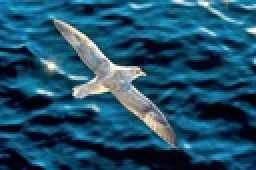
%> input picture assignment2/1/data/bird.jpg, 128 x 85 px, shrunk from 1100 x 732 before the run (shown 2 times larger); the run also reads 1 picture not shown here
$ octave myMainScript.m   (GNU Octave 9; MATLAB toolbox functions it lacks are replaced by stand-ins)
%> lines starting %> are read from the running program, lines starting %| are printed output that depends on the picture; in (x1, y1, x2, y2) boxes, pixels count from 0 and x2, y2 are one past the last pixel; in counts of white or black regions, pixels touching at a corner belong together; the program's own positions count from 1
### assignment2/1/code/myMaskGenerator.m
function outMask = myMaskGenerator(inputImg)

inpSize = size(inputImg);
outMask = im2double(inputImg(:,:,1)*0);

whichImg=1;
subImgInd = [1 inpSize(1) ; 1 inpSize(2) ; 1 inpSize(3)];

%% Distinguish by Colour and Correlation

if(inpSize(1)<300)
    whichImg = 0;
    len1 = uint16(inpSize(2) / 3) ;
    len2 = uint16(inpSize(2) / 3) ;
    wth1 = uint16(inpSize(1) / 5) ;
    wth2 = uint16(inpSize(1) / 6) ;
else
    len1 = uint16(inpSize(2) / 5) ;
    len2 = uint16(inpSize(2) / 3.5) ;
    wth1 = uint16(inpSize(1) / 9) ;
    wth2 = uint16(inpSize(1) / 9) ;
end

subImgInd(1,:) = [wth1 (inpSize(1)-wth2)];
subImgInd(2,:) = [len1 (inpSize(2)-len2)];
subImg =inputImg(subImgInd(1,1):subImgInd(1,2), ...
                 subImgInd(2,1):subImgInd(2,2), ...
                 subImgInd(3,1):subImgInd(3,2));

%% Distinguish by Location

if(whichImg == 1)
    subImg = im2double(subImg);
    subImg = subImg./255 ;

    ssImg = subImg(:,:,1).*subImg(:,:,1) + ...
            subImg(:,:,2).*subImg(:,:,2) + ...
            subImg(:,:,3).*subImg(:,:,3)*0;

    ssImg = ssImg > 0.000013;
    comb = 25;
    nnbr=4;
else
    subImg = im2double(subImg);
    subImg = subImg / 255 ;

    ssImg = subImg(:,:,1).*subImg(:,:,1) + ...
            subImg(:,:,2).*subImg(:,:,2)*0 + ...
            subImg(:,:,3).*subImg(:,:,3);
    ssImg = ssImg > 0.0000158;
    comb = 30;
    nnbr = 4;
end

ssImg = reshape(ssImg,[(subImgInd(1,2)-subImgInd(1,1) + 1), ...
                        (subImgInd(2,2)-subImgInd(2,1) + 1)]);

ssSize = size(ssImg);

%% Fill up Empty Spaces

% Change 20 to 5 for faster output
for t=1:20
    ssImg2 = ssImg*0;
    for r=1:ssSize(1)
        for c=1:ssSize(2)
            if(ssImg(r,c) == 0)

                r1 = max(r-comb,1);
                r2 = min(r+comb,ssSize(1));
                c1 = max(c-comb,1);
                c2 = min(c+comb,ssSize(2));

                r11 = max(r-1,1);
                r22 = min(r+1,ssSize(1));
                c11 = max(c-1,1);
                c22 = min(c+1,ssSize(2));

                subMat = ssImg(r11:r22,c11:c22);
                nbr = sum(subMat(:));
                med = mode(subMat(:));
                if(nbr > nnbr | med == 1)
                    ssImg2(r,c) = 1;
                else
                    closT = max(max(ssImg(r1:r,c))) + ...
                    max(max(ssImg(r:r2,c))) + ...
                    max(max(ssImg(r,c1:c))) + ...
                    max(max(ssImg(r,c:c2))) ;
                    if(closT==4)
                        ssImg2(r,c) = 1;
                    end
                end
            end
        end
    end
    ssImg = ssImg + ssImg2;
end


if(whichImg == 1)
    comb = 80;
    ssImg2 = ssImg*0;
    for r=1:ssSize(1)
        for c=(430-len1):ssSize(2)
            if(ssImg(r,c) == 0)
                r1 = max(r-comb,1);
                r2 = min(r+comb,ssSize(1));
                c1 = max(c-comb,1);
                c2 = min(c+comb,ssSize(2));

                closT = max(max(ssImg(r1:r,c))) + ...
                max(max(ssImg(r:r2,c))) + ...
                max(max(ssImg(r,c1:c))) + ...
                max(max(ssImg(r,c:c2))) ;
                if(closT==4)
                    ssImg2(r,c) = 1;
                end
            end
        end
    end
    ssImg = ssImg + ssImg2;
end

outMask(subImgInd(1,1):subImgInd(1,2), ...
             subImgInd(2,1):subImgInd(2,2)) = ssImg;

myNumOfColors = 200;
myColorScale = [ [0:1/(myNumOfColors-1):1]' , ...
[0:1/(myNumOfColors-1):1]', [0:1/(myNumOfColors-1):1]' ];

f1=figure('visible','Off');
imagesc(outMask);
colormap (myColorScale);
colormap jet;
daspect ([1 1 1]);
axis tight;
colorbar;
saveas(f1,'Mask','jpeg');

f2=figure('visible','Off');
imagesc(uint8(outMask).*inputImg);
colormap (myColorScale);
colormap jet;
daspect ([1 1 1]);
axis tight;
colorbar;
saveas(f2,'Foreground','jpeg');

outMask1 = outMask + 1;
outMask1(outMask1==2) = 0;

f3=figure('visible','Off');
imagesc(uint8(outMask1).*inputImg);
colormap (myColorScale);
colormap jet;
daspect ([1 1 1]);
axis tight;
colorbar;
saveas(f3,'Background','jpeg');


figure('Name','Q1(a)');
colormap (myColorScale);
colormap jet;
daspect ([1 1 1]);
axis tight;
colorbar;
montage({imread('Mask.jpg') , ...
    imread('Foreground.jpg') , ...
    imread('Background.jpg')})

end

### assignment2/1/code/mySpatiallyVaryingKernel.m
function outImg = mySpatiallyVaryingKernel(inpImage, inpMask,dThres)

inpImage = double(inpImage);
inpImage = inpImage / 255;

inpSize = size(inpMask);
dThres = uint16(dThres);

gridX = double( [-1*double(dThres) : 1 : double(dThres)]);
gridX = gridX .* gridX;

gridr = double(zeros(1,2*dThres+1)) + 1;
gridc = double(zeros(2*dThres+1,1)) + 1;

distRef = sqrt((gridX' * gridr) + (gridc * gridX));

minDistMat = double(zeros(inpSize(1),inpSize(2)));

myNumOfColors = 200;
myColorScale = [ [0:1/(myNumOfColors-1):1]' , ...
[0:1/(myNumOfColors-1):1]', [0:1/(myNumOfColors-1):1]' ];

%% Compute r

for r=1:inpSize(1)
    for c=1:inpSize(2)

        r1 = max(r-dThres,1);
        r2 = min(r+dThres,inpSize(1));
        c1 = max(c-dThres,1);
        c2 = min(c+dThres,inpSize(2));

        distRef1 =  distRef((dThres+1)-(r-r1) : (dThres+1)+(r2-r), ...
                           (dThres+1)-(c-c1) : (dThres+1)+(c2-c));

        subMask = inpMask(r1:r2,c1:c2);
        if (sum(sum(subMask)) == 0)
            minDistMat(r,c) = dThres;
        else
            distRef1 = distRef1 + 1;
            distMat = distRef1 .* subMask;
            distMat(distMat == 0) = inf;
            minDist1 = min(distMat(:)) - 1;
            minDistMat(r,c) = min(minDist1,dThres);

        end
    end
end

f1=figure('visible','off');
h = surf(flip(minDistMat));
set(h,'LineStyle','none');
saveas(f1,'jet','jpeg');

f1=figure('visible','off');
contour(flip(minDistMat));
saveas(f1,'contour','jpeg');

figure('Name','Q1(b)');
colormap (myColorScale);
colormap jet;
daspect ([1 1 1]);
axis tight;
colorbar;
montage({imread('jet.jpg'),imread('contour.jpg')})

outImg = inpImage;
for r=1:inpSize(1)
    for c=1:inpSize(2)

        r1 = max(r-dThres,1);
        r2 = min(r+dThres,inpSize(1));
        c1 = max(c-dThres,1);
        c2 = min(c+dThres,inpSize(2));

        distRef1 =  distRef((dThres+1)-(r-r1) : (dThres+1)+(r2-r), ...
                           (dThres+1)-(c-c1) : (dThres+1)+(c2-c));

        validMat = distRef1 <= minDistMat(r,c);
        disc =  validMat / sum(validMat(:));

        outImg(r,c,:) = sum(sum(disc .* inpImage(r1:r2,c1:c2,:)));
    end
end

%% Discs

distRatios = [0.2 0.4 0.6 0.8 1.0];
dists = distRatios*double(dThres);

for i=1:5
    validMat = distRef <= dists(i);
    disc =  validMat / sum(validMat(:));

    f1=figure('visible','Off');
    imagesc(disc);
    colormap (myColorScale);
    colormap jet;
    daspect ([1 1 1]);
    axis tight;
    colorbar;
    saveas(f1,num2str(i),'jpeg');


end

figure('Name','Q1(c)');
colormap (myColorScale);
colormap jet;
daspect ([1 1 1]);
axis tight;
colorbar;
montage({imread('1.jpg') ,imread('2.jpg') , ...
    imread('3.jpg') ,imread('4.jpg') ,imread('5.jpg')})

%% Output

f1=figure('visible','Off');
imagesc(inpImage);
colormap (myColorScale);
colormap jet;
daspect ([1 1 1]);
axis tight;
colorbar;
saveas(f1,'inpI','jpeg');

f1=figure('visible','Off');
imagesc(outImg);
colormap (myColorScale);
colormap jet;
daspect ([1 1 1]);
axis tight;
colorbar;
saveas(f1,'outI','jpeg');

figure('Name','Q1(d)');
colormap (myColorScale);
colormap jet;
daspect ([1 1 1]);
axis tight;
colorbar;
montage({imread('inpI.jpg') , ...
    imread('outI.jpg')})


end

### assignment2/1/code/myMainScript.m
%% MyMainScript

tic;

%% Read Images
bird = imread('../data/bird.jpg');
%> bird is the input picture: size 85x128x3 uint8; mean R, G, B 29.5, 80.4, 105.5
flower = imread('../data/flower.jpg');

toc;
%% Generate Masks
bmask = myMaskGenerator(bird);
%> in myMaskGenerator, `outMask = im2double(inputImg(:,:,1)*0);`: outMask: size 85x128 double; every value is 0
%> in myMaskGenerator, `ssImg = ssImg > 0.0000158;`: ssImg: size 55x43 logical; 8.8% white in thin lines or dots, all inside (x1, y1, x2, y2) = (0, 2, 38, 50)
%> after the loop in myMaskGenerator, `for t=1:20`:
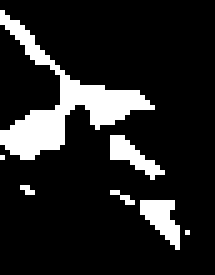
%> ssImg: size 55x43 double (shown 5 times larger); values 0 (black) and 1 (white), 14.3% white; 7 white regions (4 under 20 px), largest, box (x1, y1, x2, y2) and area: (0, 2, 31, 32) 242, (28, 40, 36, 50) 45, (22, 27, 33, 36) 40
%> after the loop in myMaskGenerator, `for t=1:20`: c1 = 13; c11 = 42; c2 = 43; closT = 0; r1 = 25; r11 = 54; r2 = 55; subMat = [0 0; 0 0]
%> in myMaskGenerator, `outMask(subImgInd(1,1):subImgInd(1,2), subImgInd(2,1):subImgInd(2,2)) ..`: outMask: size 85x128 double; values 0 (black) and 1 (white), 3.1% white; 7 white regions (4 under 20 px), largest, box (x1, y1, x2, y2) and area: (42, 18, 73, 48) 242, (70, 56, 78, 66) 45, (64, 43, 75, 52) 40
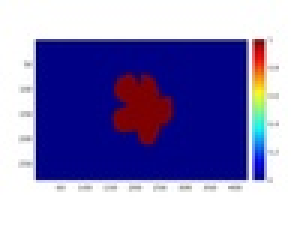
%> input picture assignment2/1/code/Mask.jpg, 102 x 76 px, shrunk from 875 x 656 before the run (shown 3 times larger)
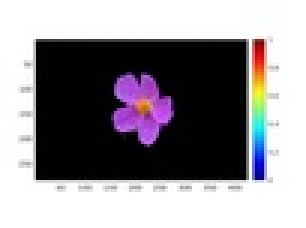
%> input picture assignment2/1/code/Foreground.jpg, 102 x 76 px, shrunk from 875 x 656 before the run (shown 3 times larger)
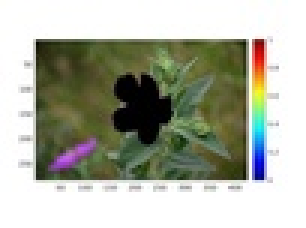
%> input picture assignment2/1/code/Background.jpg, 102 x 76 px, shrunk from 875 x 656 before the run (shown 3 times larger)
fmask = myMaskGenerator(flower);
%> in myMaskGenerator (call 2), `outMask = im2double(inputImg(:,:,1)*0);`: outMask: size 33x49 double; every value is 0
%> in myMaskGenerator (call 2), `outMask(subImgInd(1,1):subImgInd(1,2), subImgInd(2,1):subImgInd(2,2)) ..`: outMask: size 33x49 double; values 0 (black) and 1 (white), 6.8% white; 1 white region, box (x1, y1, x2, y2) and area: (19, 10, 31, 24) 110

toc;
%% Smoothen Flower
sflower = mySpatiallyVaryingKernel(flower,fmask,20);
%> after the loop in mySpatiallyVaryingKernel, `for r=1:inpSize(1)`: minDist1 = 23.02
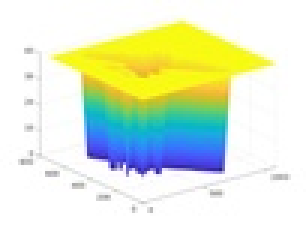
%> input picture assignment2/1/code/jet.jpg, 102 x 76 px, shrunk from 875 x 656 before the run (shown 3 times larger)
%> this loop made 5 passes; what is shown inside it comes from the first
%% Smoothen Bird
sbird = mySpatiallyVaryingKernel(bird,bmask,40);
%> call 2 of mySpatiallyVaryingKernel, with dThres = 40
%> after the loop in mySpatiallyVaryingKernel (call 2), `for r=1:inpSize(1)`: distMat: size 41x49 double; 99.95% of the values are NaN or infinite; the others: min 46.65, max 46.65, mean 46.65
%> after the loop in mySpatiallyVaryingKernel (call 2), `for r=1:inpSize(1)`:
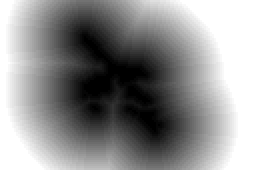
%> minDistMat: size 85x128 double (shown 2 times larger); min 0, max 40, mean 22.6; drawn with min black and max white
%> after the loop in mySpatiallyVaryingKernel (call 2), `for r=1:inpSize(1)`: minDist1 = 45.65
%> this loop made 5 passes; what is shown inside it comes from the first
%> in mySpatiallyVaryingKernel (call 2), `colorbar;`:
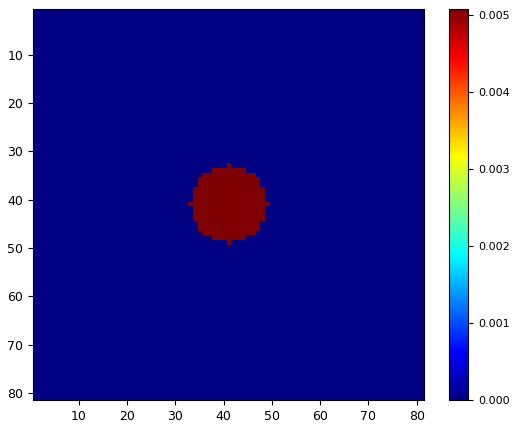
%> figure redrawn from the program's plot data

toc;

%% Other Details
% Code takes ~5min
%
% All Images Attached
%
% 1(a)
%
% The Mask is generated as follows:
%
% 1) The image is rectangularly cropped so that the foreground is considered (values tuned manually)
% 2) For Bird:
% 	The sum of square of Red and Green components is large for bird part of the image and small 	for the sea
%    For Flower:
% 	The sum of square of Blue and Red components is large for flower(violet and yellow) part of the image and small background(green)
%
% 3) Fill up the image inside the boundary created (if multiple points around a pixel are 1 then make that pixel to be 1)
%
% 	The methods used here:
% 		Pixel along the axes (above,below,left,right) of the current pixel
% 		Number of pixels as 1 in 8-neighbourhood
% 		Median of pixels in a small window around the current pixel
